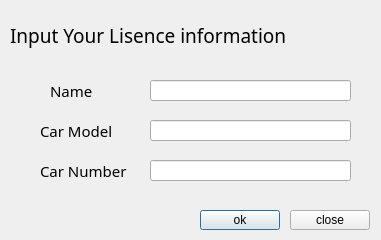
<?xml version="1.0" encoding="UTF-8"?>
<ui version="4.0">
 <class>childDlg</class>
 <widget class="QDialog" name="childDlg">
  <property name="geometry">
   <rect>
    <x>0</x>
    <y>0</y>
    <width>381</width>
    <height>240</height>
   </rect>
  </property>
  <property name="windowTitle">
   <string>Dialog</string>
  </property>
  <widget class="QPushButton" name="pushOkButton">
   <property name="geometry">
    <rect>
     <x>200</x>
     <y>210</y>
     <width>80</width>
     <height>20</height>
    </rect>
   </property>
   <property name="autoFillBackground">
    <bool>false</bool>
   </property>
   <property name="text">
    <string>ok</string>
   </property>
  </widget>
  <widget class="QLineEdit" name="chdrivName">
   <property name="geometry">
    <rect>
     <x>150</x>
     <y>80</y>
     <width>201</width>
     <height>21</height>
    </rect>
   </property>
   <property name="font">
    <font>
     <family>Purisa</family>
    </font>
   </property>
  </widget>
  <widget class="QLineEdit" name="chdrivCarNum">
   <property name="geometry">
    <rect>
     <x>150</x>
     <y>160</y>
     <width>201</width>
     <height>21</height>
    </rect>
   </property>
   <property name="font">
    <font>
     <family>Purisa</family>
    </font>
   </property>
  </widget>
  <widget class="QLineEdit" name="chdrivCarMod">
   <property name="geometry">
    <rect>
     <x>150</x>
     <y>120</y>
     <width>201</width>
     <height>21</height>
    </rect>
   </property>
   <property name="font">
    <font>
     <family>Purisa</family>
    </font>
   </property>
  </widget>
  <widget class="QLabel" name="label">
   <property name="geometry">
    <rect>
     <x>50</x>
     <y>80</y>
     <width>54</width>
     <height>21</height>
    </rect>
   </property>
   <property name="font">
    <font>
     <family>Purisa</family>
     <pointsize>11</pointsize>
    </font>
   </property>
   <property name="text">
    <string>Name</string>
   </property>
  </widget>
  <widget class="QLabel" name="label_2">
   <property name="geometry">
    <rect>
     <x>40</x>
     <y>120</y>
     <width>101</width>
     <height>21</height>
    </rect>
   </property>
   <property name="font">
    <font>
     <family>Purisa</family>
     <pointsize>11</pointsize>
    </font>
   </property>
   <property name="text">
    <string>Car Model</string>
   </property>
  </widget>
  <widget class="QLabel" name="label_3">
   <property name="geometry">
    <rect>
     <x>40</x>
     <y>160</y>
     <width>101</width>
     <height>21</height>
    </rect>
   </property>
   <property name="font">
    <font>
     <family>Purisa</family>
     <pointsize>11</pointsize>
    </font>
   </property>
   <property name="text">
    <string>Car Number</string>
   </property>
  </widget>
  <widget class="QLabel" name="label_4">
   <property name="geometry">
    <rect>
     <x>10</x>
     <y>20</y>
     <width>361</width>
     <height>31</height>
    </rect>
   </property>
   <property name="font">
    <font>
     <family>Purisa</family>
     <pointsize>14</pointsize>
    </font>
   </property>
   <property name="text">
    <string>Input Your Lisence information</string>
   </property>
  </widget>
  <widget class="QPushButton" name="pushCloseButton">
   <property name="geometry">
    <rect>
     <x>290</x>
     <y>210</y>
     <width>80</width>
     <height>20</height>
    </rect>
   </property>
   <property name="text">
    <string>close</string>
   </property>
  </widget>
 </widget>
 <resources/>
 <connections/>
</ui>
